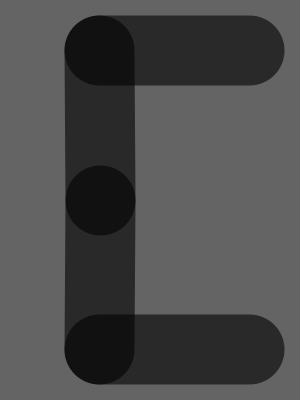
Frame 1 (no input)
Frame 60 (the mouse pressed at the canvas centre just before this capture): identical to frame 1, image omitted
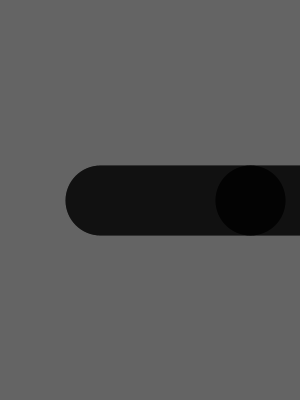
Frame 120 (the mouse held since frame 60 and released just before this capture)

The Processing sketch that drew these frames (run headless with seeded random() and noise(); from frame 60 on, the mouse is pressed at the canvas centre):

// Processing sketch: processing_1371
// ── processing_1371.pde

/**
 * Arm. 
 * 
 * The angle of each segment is controlled with the mouseX and
 * mouseY position. The transformations applied to the first segment
 * are also applied to the second segment because they are inside
 * the same pushMatrix() and popMatrix() group.
*/

float x = 100;
float y = 200;
float angle1 = 0.0;
float angle2 = 0.0;
float segLength = 150;

void setup() {
  size(300, 400);
  smooth(); 
  strokeWeight(70.0);
  stroke(0, 150);
}

void draw() {
  background(100);
  
  angle1 = (mouseX/float(width) - 0.5) * -PI;
  angle2 = (mouseY/float(height) - 0.5) * PI;
  
  pushMatrix();
  segment(x, y, angle2); 
  segment(segLength, 0, angle1);
  popMatrix();
  segment(x, y, angle1); 
  segment(segLength, 0, angle2);
}

void segment(float x, float y, float a) {
  translate(x, y);
  rotate(a);
  line(0, 0, segLength, 0);
}
